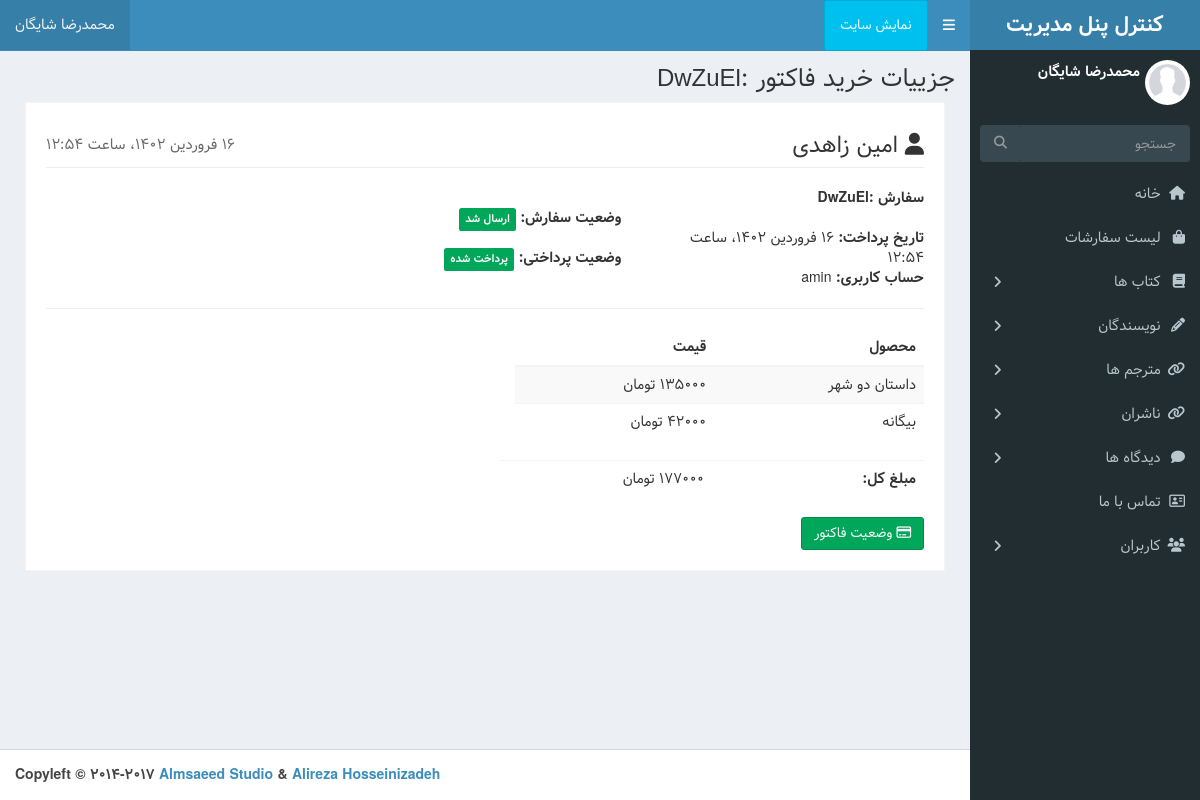
Before: /admin-dashboard/order/43 (signed in) with the older database file.
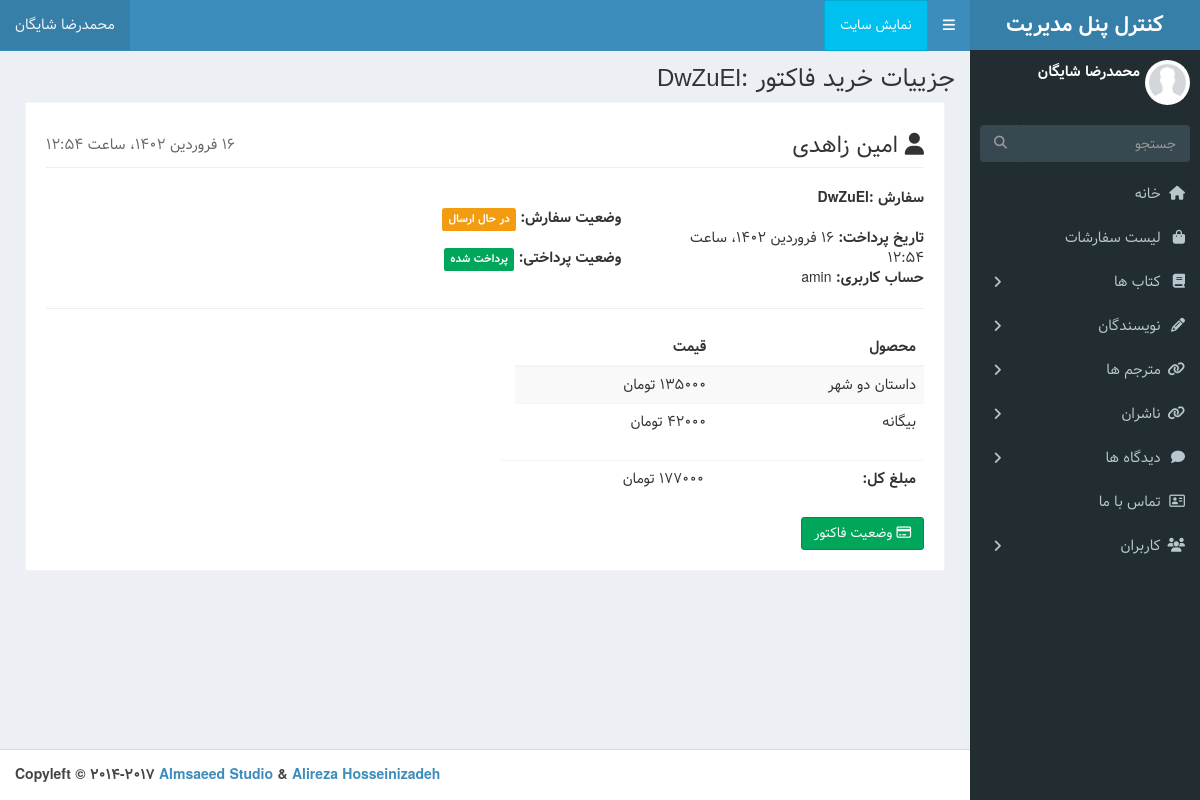
After: the same page with the newer database file.
### dashboard/views.py (the view)
# urls.py: path('order/<int:pk>', views.OrderDetail.as_view() , name='order_detail'),
class OrderDetail(LoginRequiredMixin,DashboardLoginMixin, DetailView):
    template_name = 'dashboard/order_detail.html'
    def get_object(self):
        pk = self.kwargs.get('pk')
        return get_object_or_404 (FinalOrder , pk=pk)

### cart/models.py (called while the page is built)
	def jpublish(self):
		return jalali_converter(self.ordered_date)

### dashboard/mixins.py (called while the page is built)
	def dispatch(self, request, *args, **kwargs):
		if request.user.is_superuser or request.user.is_staff:
			return super().dispatch(request, *args, **kwargs) # type: ignore
		else:
			return redirect ('Book:index')

### extensions/jalali.py (called while the page is built)
    def persian_tuple(self):
        return self.persian_year, self.persian_month, self.persian_day

### extensions/utils.py (called while the page is built)
def persian_numbers_converter(mystr):
	numbers = {
		"0": "۰",
		"1": "۱",
		"2": "۲",
		"3": "۳",
		"4": "۴",
		"5": "۵",
		"6": "۶",
		"7": "۷",
		"8": "۸",
		"9": "۹",
	}
	for e, p in numbers.items():
		mystr = mystr.replace(e, p)
	return mystr

### templates/dashboard/order_detail.html
{% extends 'dashboard/base.html' %}
{% load static %}
{% block title %}  جزییات خرید فاکتور :{{object.invoice_number}} {% endblock %}
{% block main %}
<section class="invoice">
    <div class="row">
      <div class="col-xs-12">
        <h2 class="page-header">
          <i class="fa fa-user"></i> {{object.user.get_full_name}}
          <small class="pull-left">{{object.jpublish}}</small>
        </h2>
      </div>
    </div>
    <div class="row invoice-info">
      <div class="col-sm-4 invoice-col">
        <b>سفارش :{{object.invoice_number}}</b><br>
        <br>
        <b>تاریخ پرداخت:</b> {{object.jpublish}}<br>
        <b>حساب کاربری:</b> {{object.user.get_username}}
      </div>
      <div class="col-sm-4 invoice-col">
            <br>
            <b>وضعیت سفارش:</b>  {% if object.status == 'processing' %} <td><span class="label label-info">در حال بررسی</span></td> {% elif object.status == 'sending' %}
            <td><span class="label label-warning"> در حال ارسال</span></td> {% elif object.status == 'ok' %}
            <td><span class="label label-success"> ارسال شد</span></td> {% else %}
            <td><span class="label label-danger"> برگشت از خرید </span></td> {% endif %}<br>
            <br>
            <b>وضعیت پرداختی:</b> {% if object.payment_status == False %} <td><span class="label label-danger">پرداخت نشده </span></td> {% else %}
            <td><span class="label label-success">پرداخت شده </span></td> {% endif %}
        </div>
    </div>
    <hr>
    <div class="row" style="width: 50%;">
      <div class="col-xs-12 table-responsive">
        <table class="table table-striped">
          <thead>
          <tr>
            <th>محصول</th>
            <th>قیمت </th>
          </tr>
          </thead>
          <tbody>
          <tr>
            {% for book in object.product.all %}
            <td>{{book.product.name}}</td>
            <td>{{book.product.price}} تومان</td>
          </tr>
            {% endfor %}
          </tbody>
        </table>
      </div>
    </div>
    <div class="row">
        <div class="col-xs-6">
            <div class="table-responsive">
                <table class="table">
                    <tbody><tr>
                    <th style="width:50%">مبلغ کل:</th>
                    <td>{{object.total_payment}} تومان</td>
                    </tr>
                </tbody></table>
            </div>
        </div>
    </div>
    <div class="row no-print">
      <div class="col-xs-12">
        <a href="{% url 'Dashboard:order_update' object.pk %}"><button type="button" class="btn btn-success pull-right"><i class="fa fa-credit-card"></i> وضعیت فاکتور
            </button>
        </a>
      </div>
    </div>
  </section>
{% endblock %}

Changed rows visible on the page:
changed FinalOrder "DwZuEl": status "ok" → "sending" (drawn)
Other visible differences:
text no longer shown: "ارسال شد"
text now shown: "در حال ارسال"
